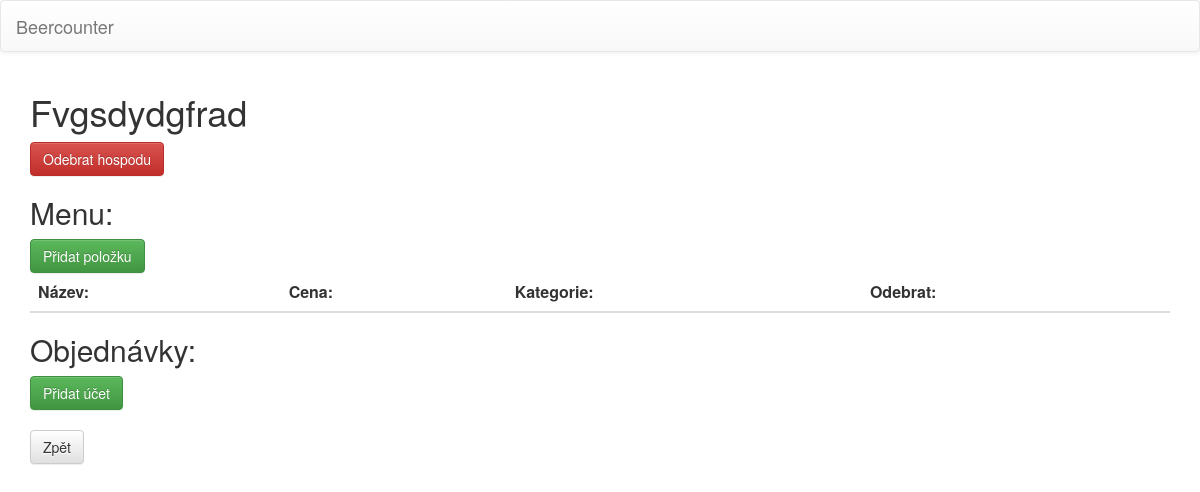
The page /pub/39/ on the database as committed earlier.
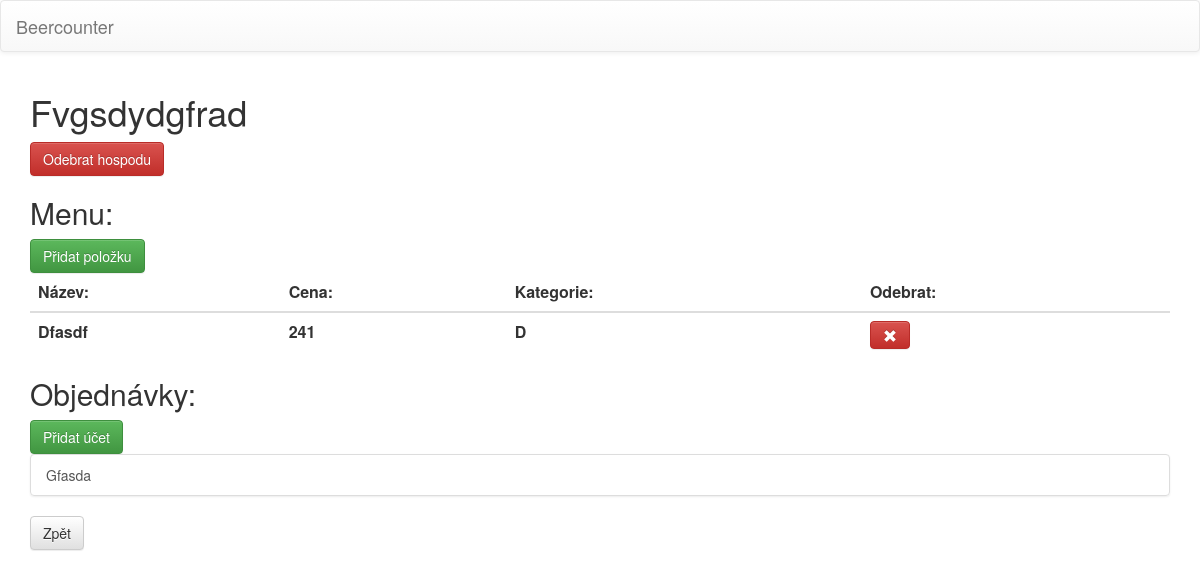
The same page on the database as committed later.
### beercounter/models.py (models this page shows, shortened)
class Pub(Model):
  name = CharField(max_length=50, unique=True, verbose_name="Název")

class Item(Model):
  ITEM_CATEGORY = (
      ('N', 'Nápoje'),
      ('J', 'Jídlo'),
      ('O', 'Ostatní'),
      )
  name = CharField(max_length=51, unique=True, verbose_name="Název")
  price = PositiveSmallIntegerField(default=0, verbose_name="Cena")
  category = CharField(max_length=1, choices=ITEM_CATEGORY, default='J', verbose_name="Kategorie")
  pub = ForeignKey('Pub', on_delete=CASCADE, related_name="items", verbose_name="Hospoda")

class Bill(Model):
  class Meta:
    unique_together = ('name', 'pub')
  name = CharField(max_length=50, verbose_name="Jméno")
  pub = ForeignKey('Pub', on_delete=CASCADE, related_name="bills")

### beercounter/views.py (the view)
# urls.py: url(r'^pub/(?P<pk>[0-9]+)/$', views.PubView.as_view(), name="pub"),
class PubView(DetailView):
  model = Pub

### beercounter/templates/beercounter/pub_detail.html
{% extends "beercounter/base.html" %}
{% block content %}
<h1> {{ pub.name }} </h1>
<a href="{% url 'beercounter:deletepub' pk=pub.id %}" class="btn btn-danger" role="button"> Odebrat
  hospodu </a>
<h2> Menu: </h2>
<a href="{% url 'beercounter:additem' pk=pub.id %}" class="btn btn-success" role="button"> Přidat položku </a>
<table class="table table-hover">
  <thead>
    <tr>
      <th> Název: </th>
      <th> Cena: </th>
      <th> Kategorie: </th>
      <th> Odebrat: </th>
    </tr>
  </thead>
  {% for item in pub.items.all %}
  <tr>
    <th> {{ item.name }} </th>
    <th> {{ item.price }} </th>
    <th> {{ item.category }} </th>
    <th> <a href="#" class="btn btn-danger" role="button"><span class="glyphicon glyphicon
    glyphicon-remove"></span> </a> </th>
  </tr>
  {% endfor %}
</table>
<h2> Objednávky: </h2>
<a href="{% url 'beercounter:addbill' pub.id %}" class="btn btn-success" role="button"> Přidat
  účet </a>
<div class="list-group">
  {% for bill in pub.bills.all %}
  <a href="#" class="list-group-item list-group-item-action"> {{ bill.name }} </a>
  {% endfor %}
</div>
<a href="{% url 'beercounter:index' %}" class="btn btn-default" role="button"> Zpět </a>
{% endblock %}

### beercounter/templates/beercounter/base.html (shortened to what this page needs)
{% load staticfiles %}
{% load bootstrap3 %}
<html>
  <head>
    <link rel="stylesheet" href="//maxcdn.bootstrapcdn.com/bootstrap/3.2.0/css/bootstrap.min.css">
    <link rel="stylesheet"
    href="//maxcdn.bootstrapcdn.com/bootstrap/3.2.0/css/bootstrap-theme.min.css">
    <link rel="stylesheet" type="text/css" href="{% static 'beercounter/style.css' %}">
  </head>
  <body>
    <nav class="navbar navbar-default">
      <div class="container-fluid">
        <div class="navbar-header">
          <a class="navbar-brand" href="#"> Beercounter </a>
        </div>
      </div>
    </nav>
    <div class="content container">
      {% block content %}
      {% endblock %}
    </div>
  </body>
</html>

Rows that differ between the two databases and show on the page:
added Item: name "Dfasdf", price "241", category "D"
added Bill: name "Gfasda"
